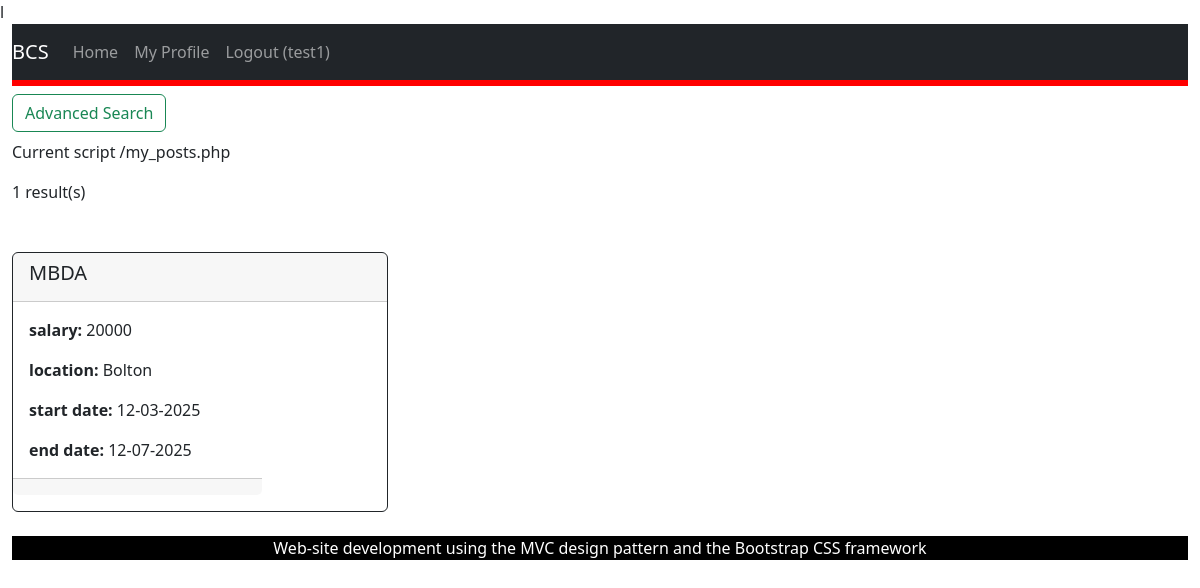
Page /my_posts.php (signed in) on the earlier database version.
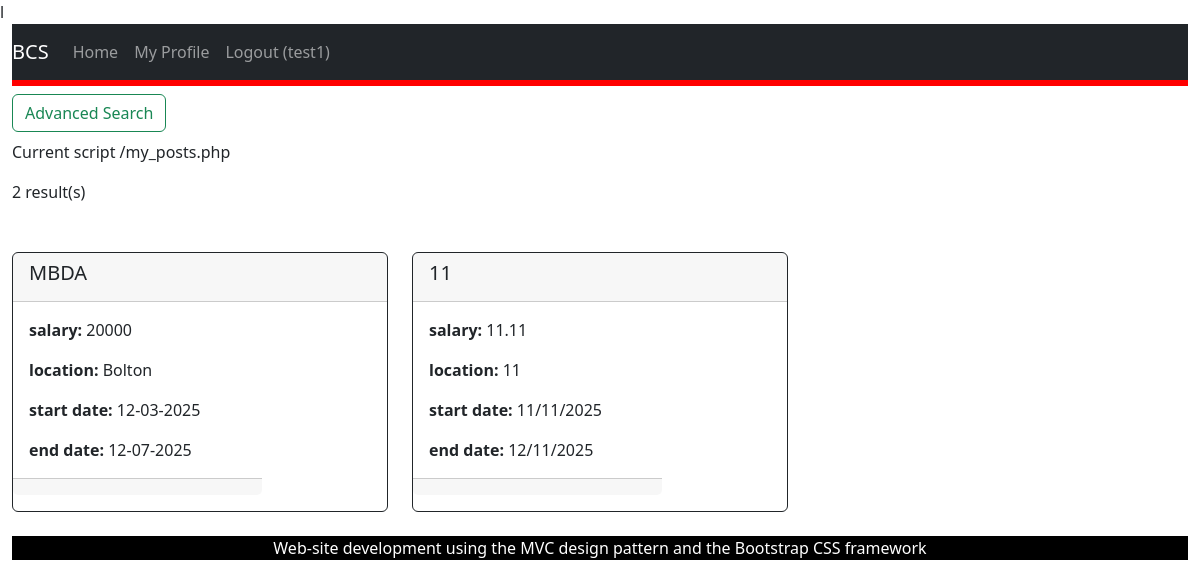
Same page on the later database version.
### tables this page shows
CREATE TABLE "placement_opportunity"
(
    placement_ID INTEGER
        primary key autoincrement,
    employer_ID  INTEGER
        references users,
    title        TEXT not null,
    description  TEXT not null,
    salary       REAL,
    location     TEXT not null,
    start_date   DATE not null,
    end_date     DATE not null
);

### my_posts.php (called while the page is built, shortened)
<?php
require_once('Models/PlacementsDataSet.php');
$view = new stdClass();
$view->pageTitle = 'My Posts';
$placementsDataSet = new PlacementsDataSet();
$view->placementsDataSet = $placementsDataSet->fetchAllPosts();
if (count($view->placementsDataSet) == 0)
{
    $view->dbMessage = "No results";
}
else
{
    $view->dbMessage = count($view->placementsDataSet) . " result(s)";
}
require_once('Views/my_posts.phtml');

### Models/Database.php (called while the page is built, shortened)
<?php
class Database {
    protected static $_dbInstance = null;
    protected $_dbHandle;
    public static function getInstance() {
        if(self::$_dbInstance === null) {
            self::$_dbInstance = new self();
        }
        return self::$_dbInstance;
    }
    private function __construct() {
        try {
            $this->_dbHandle = new PDO("sqlite:identifier.sqlite");
        }
        catch (PDOException $e) {
            echo $e->getMessage();
        }
    }
    public function getdbConnection() {
        return $this->_dbHandle;
    }
}

### Models/PlacementsDataSet.php (called while the page is built, shortened)
<?php
require_once('Database.php');
require_once('PlacementsData.php');
class PlacementsDataSet {
    protected $_dbHandle, $_dbInstance;
    public function __construct() {
        $this->_dbInstance = Database::getInstance();
        $this->_dbHandle = $this->_dbInstance->getdbConnection();
    }
    public function fetchAllPosts() {
        $sqlQuery = 'SELECT * FROM placement_opportunity;';
        $statement = $this->_dbHandle->prepare($sqlQuery);
        $statement->execute();
        $dataSet = [];
        while ($row = $statement->fetch()) {
            $dataSet[] = new PlacementsData($row);
        }
        return $dataSet;
    }
}

### Models/PlacementsData.php (called while the page is built, shortened)
<?php
class PlacementsData {
    protected $placement_id, $employer_id, $title, $description,$salary, $location, $start_date, $end_date;
    public function __construct($dbRow) {
        $this->title = $dbRow['title'];
        $this->salary = $dbRow['salary'];
        $this->location = $dbRow['location'];
        $this->start_date = $dbRow['start_date'];
        $this->end_date = $dbRow['end_date'];
    }
    public function getTitle() {
        return $this->title;
    }
    public function getSalary() {
        return $this->salary;
    }
    public function getLocation() {
        return $this->location;
    }
    public function getStartDate() {
        return $this->start_date;
    }
    public function getEndDate() {
        return $this->end_date;
    }
}

### Views/my_posts.phtml (the view, shortened to what this page needs)
<?php require('template/header.phtml');
?>
<?php if (isset($_SESSION['role']) == "employer"):?>
<div class="col-3">
    <button class="btn btn-outline-success my-4 my-sm-2" type="submit" data-bs-toggle="collapse" data-bs-target="#advancedOptions" aria-expanded="false" aria-controls="advancedOptions" >Advanced Search
    </button>
</div>
<div class="col-4">
    <p>Current script <?php echo $_SERVER["PHP_SELF"]; ?></p>
</div>
<div class="col-2">
    <p><?php echo $view->dbMessage; ?></p>
</div>
<div class="row row-cols-1 row-cols-md-3 g-4 my-4">
    <?php foreach ($view->placementsDataSet as $placementsData) { ?>
        <div class="col">
            <div class="card border-dark mb-3 h-100">
                <div class="card-header">
                        <h5><?php echo $placementsData->getTitle(); ?></h5>
                </div>
                <div class="col-md-8">
                    <div class="card-body">
                        <p class="card-text"><b>salary:</b> <?php echo $placementsData->getSalary()?></p>
                        <p class="card-text"><b>location:</b> <?php echo $placementsData->getLocation()?></p>
                        <p class="card-text"><b>start date:</b> <?php echo $placementsData->getStartDate()?></p>
                        <p class="card-text"><b>end date:</b> <?php echo $placementsData->getEndDate()?></p>
                    </div>
                    <div class="card-footer">
                    </div>
                </div>
            </div>
        </div>
    <?php } ?>
</div>
<?php endif; ?>
<?php require('template/footer.phtml') ?>

### Views/template/header.phtml (shortened to what this page needs)
l<?php
$is_logged_in = $_SESSION['logged_in'] ?? false;
$user_role = $_SESSION['role'] ?? '';
?>
<!DOCTYPE html>
<html lang="en">
<head>
    <link href="https://cdn.jsdelivr.net/npm/bootstrap@5.2.0/dist/css/bootstrap.min.css" rel="stylesheet">
    <link href="/css/my-style.css" rel="stylesheet">
</head>
<body role=""document">
<div class="container-fluid">
    <nav class="navbar navbar-expand-lg navbar-dark bg-dark">
        <a class="navbar-brand" href="index.php"> BCS</a>
        <div class="collapse navbar-collapse" id="navbarNav">
            <ul class="navbar-nav me-auto">
                <li class="nav-item">
                    <a class="nav-link" href="index.php">Home</a>
                </li>
                <?php if ($is_logged_in && $user_role === 'student'): ?>
                    <li class="nav-item">
                        <a class="nav-link" href="student_profile.php">My Profile</a>
                    </li>
                <?php endif; ?>
                <?php if ($is_logged_in): ?>
                    <li class="nav-item">
                        <a class="nav-link" href="logout.php">Logout (<?php echo $_SESSION['name']; ?>)</a>
                    </li>
                <?php else: ?>
                    <li class="nav-item">
                        <a class="nav-link" href="login.php">Login</a>
                    </li>
                <?php endif; ?>
            </ul>
        </div>
    </nav>
    <main id="content" class="col-12">

### Views/template/footer.phtml (shortened to what this page needs)
    </main>
    <footer class-"row">
        <div id="footer" class="col-xs-12">
            <p>Web-site development using the MVC design pattern and the Bootstrap CSS framework</p>
        </div>
    </footer>
</body>
</html>

### css/my-style.css (style rules this page uses)
#content { background-color: #fff; border-top: solid 6px #f00; }
#footer { margin_top: 20px; text-align: center; background-color: #000; color: #fff; }

Differences in the rows shown:
added placement_opportunity: title "11", salary "11.11", location "11", start_date "11/11/2025", end_date "12/11/2025"
Other differences:
$view->dbMessage: "1 result(s)" → "2 result(s)"
